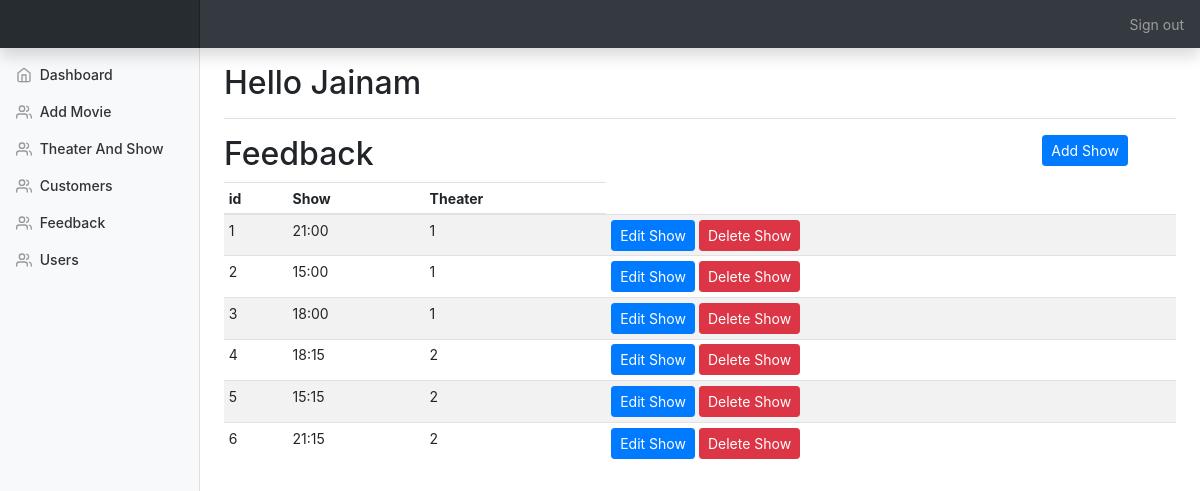
Page /Theater_and_show.php (signed in) on the committed database.
### tables this page shows
CREATE TABLE `theater_show` (
  `id` int(25) NOT NULL,
  `show` varchar(100) NOT NULL,
  `theater` varchar(100) NOT NULL
);

### Theater_and_show.php (the view, shortened to what this page needs)
<!doctype html>
<html lang="en">
  <head>
<?php include_once("./templates/top.php"); ?>
<?php include_once("./templates/navbar.php"); ?>
<div class="container-fluid">
  <div class="row">
    <?php include "./templates/sidebar.php"; ?>
      <div class="row">
      	<div class="col-10">
      		<h2>Feedback</h2>
      	</div>
      	<div class="col-2">
          <button data-toggle="modal" data-target="#add_show" class="btn btn-primary btn-sm">Add Show</button>
        </div>
      </div>
      <div class="table-responsive">
        <table class="table table-striped table-sm">
          <thead>
            <tr>
              <th>id</th>
              <th>Show</th>
              <th>Theater</th>
            </tr>
          </thead>
          <tbody id="product_list">
           <?php
include_once 'Database.php';
$result = mysqli_query($conn,"SELECT * FROM theater_show");
if (mysqli_num_rows($result) > 0) {
  while($row = mysqli_fetch_array($result)) {
    ?>
    <tr>
              <td><?php echo $row['id'];?></td>
              <td><?php echo $row['show'];?></td>
              <td><?php echo $row['theater'];?></td>
              <td>
                  <button data-toggle="modal" data-target="#update_show<?php echo $row['id'];?>" class="btn btn-primary btn-sm">Edit Show</button>
                  <button data-toggle="modal" data-target="#delete_show<?php echo $row['id'];?>" class="btn btn-danger btn-sm">Delete Show</button>
               </td>
                </tr>
  <?php
  }
}
?>
          </tbody>
        </table>
      </div>
    </main>
  </div>
</div>
<?php include_once("./templates/footer.php"); ?>

### dashboard.css (style rules this page uses)
body { font-size: .875rem; }

### rows in the picture
theater_show: id "1", show "21:00", theater "1"
theater_show: id "2", show "15:00", theater "1"
theater_show: id "3", show "18:00", theater "1"
theater_show: id "4", show "18:15", theater "2"
theater_show: id "5", show "15:15", theater "2"
theater_show: id "6", show "21:15", theater "2"

### other values in the picture
$_SESSION["admin"] "Jainam"
